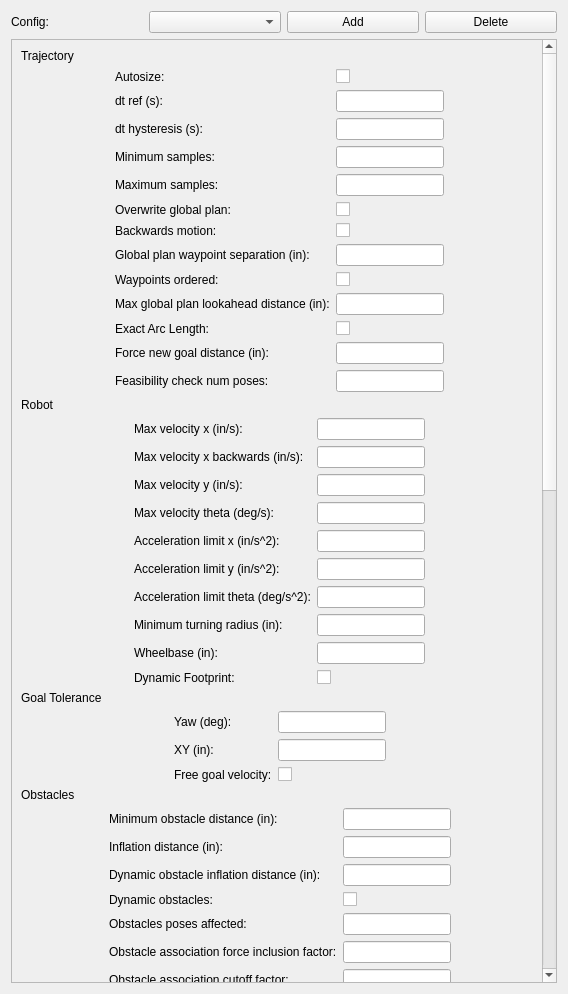
<?xml version="1.0" encoding="UTF-8"?>
<ui version="4.0">
 <class>ConfigWidget</class>
 <widget class="QWidget" name="ConfigWidget">
  <property name="geometry">
   <rect>
    <x>0</x>
    <y>0</y>
    <width>568</width>
    <height>994</height>
   </rect>
  </property>
  <property name="windowTitle">
   <string>Form</string>
  </property>
  <layout class="QVBoxLayout" name="verticalLayout">
   <item>
    <layout class="QHBoxLayout" name="horizontalLayout">
     <item>
      <widget class="QLabel" name="label_58">
       <property name="text">
        <string>Config:</string>
       </property>
      </widget>
     </item>
     <item>
      <widget class="QComboBox" name="config_options"/>
     </item>
     <item>
      <widget class="QPushButton" name="add_config">
       <property name="text">
        <string>Add</string>
       </property>
      </widget>
     </item>
     <item>
      <widget class="QPushButton" name="delete_config">
       <property name="text">
        <string>Delete</string>
       </property>
      </widget>
     </item>
    </layout>
   </item>
   <item>
    <widget class="QScrollArea" name="scrollArea">
     <property name="widgetResizable">
      <bool>true</bool>
     </property>
     <widget class="QWidget" name="scrollAreaWidgetContents">
      <property name="geometry">
       <rect>
        <x>0</x>
        <y>-1256</y>
        <width>534</width>
        <height>2197</height>
       </rect>
      </property>
      <layout class="QVBoxLayout" name="verticalLayout_2">
       <item>
        <widget class="QLabel" name="label">
         <property name="text">
          <string>Trajectory</string>
         </property>
        </widget>
       </item>
       <item>
        <layout class="QFormLayout" name="trajectory_form">
         <property name="fieldGrowthPolicy">
          <enum>QFormLayout::FieldsStayAtSizeHint</enum>
         </property>
         <property name="labelAlignment">
          <set>Qt::AlignLeading|Qt::AlignLeft|Qt::AlignVCenter</set>
         </property>
         <property name="formAlignment">
          <set>Qt::AlignHCenter|Qt::AlignTop</set>
         </property>
         <property name="horizontalSpacing">
          <number>6</number>
         </property>
         <item row="0" column="0">
          <widget class="QLabel" name="label_2">
           <property name="toolTip">
            <string>Enable automatic resizing of the trajectory w.r.t. the\ntemporal resolution (recommended)</string>
           </property>
           <property name="text">
            <string>Autosize:</string>
           </property>
          </widget>
         </item>
         <item row="1" column="0">
          <widget class="QLabel" name="label_3">
           <property name="toolTip">
            <string>Desired temporal resolution of the trajectory (should be in\nthe magnitude of the underlying control rate)</string>
           </property>
           <property name="text">
            <string>dt ref (s):</string>
           </property>
          </widget>
         </item>
         <item row="2" column="0">
          <widget class="QLabel" name="label_4">
           <property name="toolTip">
            <string>Hysteresis for automatic resizing depending on the current\ntemporal resolution (dt): usually 10%  of dt_ref</string>
           </property>
           <property name="text">
            <string>dt hysteresis (s):</string>
           </property>
          </widget>
         </item>
         <item row="3" column="0">
          <widget class="QLabel" name="label_5">
           <property name="toolTip">
            <string>Minimum number of samples (should always be greater than 2)</string>
           </property>
           <property name="text">
            <string>Minimum samples:</string>
           </property>
          </widget>
         </item>
         <item row="4" column="0">
          <widget class="QLabel" name="label_6">
           <property name="toolTip">
            <string>Maximum number of samples</string>
           </property>
           <property name="text">
            <string>Maximum samples:</string>
           </property>
          </widget>
         </item>
         <item row="5" column="0">
          <widget class="QLabel" name="label_7">
           <property name="toolTip">
            <string>Overwrite the orientation of the local subgoals provided\nby the global planner</string>
           </property>
           <property name="text">
            <string>Overwrite global plan:</string>
           </property>
          </widget>
         </item>
         <item row="6" column="0">
          <widget class="QLabel" name="label_8">
           <property name="toolTip">
            <string>If true, the underlying trajectories might be initialized\nwith backwards motion in case the goal is behind the start\n within the local costmap (this is only recommended if the\nrobot is equipped with rear sensors)</string>
           </property>
           <property name="text">
            <string>Backwards motion:</string>
           </property>
          </widget>
         </item>
         <item row="7" column="0">
          <widget class="QLabel" name="label_9">
           <property name="toolTip">
            <string>Minimum separation between two consecutive waypoints from\nthe global plan (if negative: disabled)</string>
           </property>
           <property name="text">
            <string>Global plan waypoint separation (in):</string>
           </property>
          </widget>
         </item>
         <item row="8" column="0">
          <widget class="QLabel" name="label_10">
           <property name="toolTip">
            <string>If true, the planner adheres to the order of the waypoints\nin the storage container</string>
           </property>
           <property name="text">
            <string>Waypoints ordered:</string>
           </property>
          </widget>
         </item>
         <item row="9" column="0">
          <widget class="QLabel" name="label_11">
           <property name="toolTip">
            <string>Specify the maximum length (cumulative Euclidean distances)\nof the subset of the global plan taken into account for\noptimization [if &lt;= 0: disabled; The length is also\nbounded by the local costmap size]</string>
           </property>
           <property name="text">
            <string>Max global plan lookahead distance (in):</string>
           </property>
          </widget>
         </item>
         <item row="10" column="0">
          <widget class="QLabel" name="label_12">
           <property name="toolTip">
            <string>If true, the planner uses the exact arc length in velocity,\nacceleration, and turning rate computations [-&gt; increased\ncpu time], otherwise the euclidean approximation is used</string>
           </property>
           <property name="text">
            <string>Exact Arc Length:</string>
           </property>
          </widget>
         </item>
         <item row="11" column="0">
          <widget class="QLabel" name="label_13">
           <property name="toolTip">
            <string>Reinitialize the trajectory if the previous goal is updated\nwith new goal with a separation more than the given value</string>
           </property>
           <property name="text">
            <string>Force new goal distance (in):</string>
           </property>
          </widget>
         </item>
         <item row="12" column="0">
          <widget class="QLabel" name="label_14">
           <property name="toolTip">
            <string>Specify up to which pose on the predicted plan the feasibility\nshould be checked each sampling interval</string>
           </property>
           <property name="text">
            <string>Feasibility check num poses:</string>
           </property>
          </widget>
         </item>
         <item row="6" column="1">
          <widget class="QCheckBox" name="backwards_motion">
           <property name="text">
            <string/>
           </property>
          </widget>
         </item>
         <item row="5" column="1">
          <widget class="QCheckBox" name="overwrite_global_plan">
           <property name="text">
            <string/>
           </property>
          </widget>
         </item>
         <item row="10" column="1">
          <widget class="QCheckBox" name="exact_arc_length">
           <property name="text">
            <string/>
           </property>
          </widget>
         </item>
         <item row="8" column="1">
          <widget class="QCheckBox" name="waypoints_ordered">
           <property name="text">
            <string/>
           </property>
          </widget>
         </item>
         <item row="11" column="1">
          <widget class="QLineEdit" name="force_new_goal_distance"/>
         </item>
         <item row="12" column="1">
          <widget class="QLineEdit" name="feasibility_check_num_poses"/>
         </item>
         <item row="9" column="1">
          <widget class="QLineEdit" name="max_global_plan_lookahead_distance"/>
         </item>
         <item row="7" column="1">
          <widget class="QLineEdit" name="global_plan_waypoint_separation"/>
         </item>
         <item row="4" column="1">
          <widget class="QLineEdit" name="max_samples"/>
         </item>
         <item row="1" column="1">
          <widget class="QLineEdit" name="dt_ref"/>
         </item>
         <item row="2" column="1">
          <widget class="QLineEdit" name="dt_hysteresis"/>
         </item>
         <item row="3" column="1">
          <widget class="QLineEdit" name="min_samples"/>
         </item>
         <item row="0" column="1">
          <widget class="QCheckBox" name="autosize">
           <property name="text">
            <string/>
           </property>
          </widget>
         </item>
        </layout>
       </item>
       <item>
        <widget class="QLabel" name="label_15">
         <property name="text">
          <string>Robot</string>
         </property>
        </widget>
       </item>
       <item>
        <layout class="QFormLayout" name="robot_form">
         <property name="fieldGrowthPolicy">
          <enum>QFormLayout::FieldsStayAtSizeHint</enum>
         </property>
         <property name="formAlignment">
          <set>Qt::AlignHCenter|Qt::AlignTop</set>
         </property>
         <item row="0" column="0">
          <widget class="QLabel" name="label_16">
           <property name="toolTip">
            <string>Maximum translational velocity of the robot</string>
           </property>
           <property name="text">
            <string>Max velocity x (in/s):</string>
           </property>
          </widget>
         </item>
         <item row="1" column="0">
          <widget class="QLabel" name="label_17">
           <property name="toolTip">
            <string>Maximum translational velocity of the robot for driving backwards</string>
           </property>
           <property name="text">
            <string>Max velocity x backwards (in/s):</string>
           </property>
          </widget>
         </item>
         <item row="2" column="0">
          <widget class="QLabel" name="label_18">
           <property name="toolTip">
            <string>Maximum strafing velocity of the robot (should be zero for\nnon-holonomic robots) @note This should be zero for non-holonomic robots</string>
           </property>
           <property name="text">
            <string>Max velocity y (in/s):</string>
           </property>
          </widget>
         </item>
         <item row="3" column="0">
          <widget class="QLabel" name="label_19">
           <property name="toolTip">
            <string>Maximum angular velocity of the robot</string>
           </property>
           <property name="text">
            <string>Max velocity theta (deg/s):</string>
           </property>
          </widget>
         </item>
         <item row="4" column="0">
          <widget class="QLabel" name="label_20">
           <property name="toolTip">
            <string>Maximum translational acceleration of the robot</string>
           </property>
           <property name="text">
            <string>Acceleration limit x (in/s^2):</string>
           </property>
          </widget>
         </item>
         <item row="5" column="0">
          <widget class="QLabel" name="label_21">
           <property name="toolTip">
            <string>Maximum strafing acceleration of the robot</string>
           </property>
           <property name="text">
            <string>Acceleration limit y (in/s^2):</string>
           </property>
          </widget>
         </item>
         <item row="6" column="0">
          <widget class="QLabel" name="label_22">
           <property name="toolTip">
            <string>Maximum angular acceleration of the robot</string>
           </property>
           <property name="text">
            <string>Acceleration limit theta (deg/s^2):</string>
           </property>
          </widget>
         </item>
         <item row="7" column="0">
          <widget class="QLabel" name="label_23">
           <property name="toolTip">
            <string>Minimum turning radius for Ackerman steering (car-like)\nNote: For differential drive robots this should be zero</string>
           </property>
           <property name="text">
            <string>Minimum turning radius (in):</string>
           </property>
          </widget>
         </item>
         <item row="8" column="0">
          <widget class="QLabel" name="label_24">
           <property name="toolTip">
            <string>The distance between the drive shaft and the steering axle\nNote: Only required for Ackerman steering (car-like)</string>
           </property>
           <property name="text">
            <string>Wheelbase (in):</string>
           </property>
          </widget>
         </item>
         <item row="9" column="0">
          <widget class="QLabel" name="label_25">
           <property name="toolTip">
            <string>If true, updated the footprint before checking trajectory\nfeasibility</string>
           </property>
           <property name="text">
            <string>Dynamic Footprint:</string>
           </property>
          </widget>
         </item>
         <item row="0" column="1">
          <widget class="QLineEdit" name="max_velocity_x"/>
         </item>
         <item row="1" column="1">
          <widget class="QLineEdit" name="max_velocity_x_backwards"/>
         </item>
         <item row="2" column="1">
          <widget class="QLineEdit" name="max_velocity_y"/>
         </item>
         <item row="3" column="1">
          <widget class="QLineEdit" name="max_velocity_theta"/>
         </item>
         <item row="4" column="1">
          <widget class="QLineEdit" name="acceleration_limit_x"/>
         </item>
         <item row="5" column="1">
          <widget class="QLineEdit" name="acceleration_limit_y"/>
         </item>
         <item row="6" column="1">
          <widget class="QLineEdit" name="acceleration_limit_theta"/>
         </item>
         <item row="8" column="1">
          <widget class="QLineEdit" name="wheelbase"/>
         </item>
         <item row="7" column="1">
          <widget class="QLineEdit" name="min_turning_radius"/>
         </item>
         <item row="9" column="1">
          <widget class="QCheckBox" name="dynamic_footprint">
           <property name="text">
            <string/>
           </property>
          </widget>
         </item>
        </layout>
       </item>
       <item>
        <widget class="QLabel" name="label_26">
         <property name="text">
          <string>Goal Tolerance</string>
         </property>
        </widget>
       </item>
       <item>
        <layout class="QFormLayout" name="goal_tolerance_form">
         <property name="fieldGrowthPolicy">
          <enum>QFormLayout::FieldsStayAtSizeHint</enum>
         </property>
         <property name="formAlignment">
          <set>Qt::AlignHCenter|Qt::AlignTop</set>
         </property>
         <item row="0" column="0">
          <widget class="QLabel" name="label_29">
           <property name="toolTip">
            <string>Allowed final orientation error</string>
           </property>
           <property name="text">
            <string>Yaw (deg):</string>
           </property>
          </widget>
         </item>
         <item row="0" column="1">
          <widget class="QLineEdit" name="yaw_goal_tolerance"/>
         </item>
         <item row="1" column="0">
          <widget class="QLabel" name="label_30">
           <property name="toolTip">
            <string>Allowed final euclidean distance to the goal position</string>
           </property>
           <property name="text">
            <string>XY (in):</string>
           </property>
          </widget>
         </item>
         <item row="1" column="1">
          <widget class="QLineEdit" name="xy_goal_tolerance"/>
         </item>
         <item row="2" column="0">
          <widget class="QLabel" name="label_31">
           <property name="toolTip">
            <string>Allows the robot's velocity to be non-zero (usually\nmax_velocity) upon reaching the goal pose</string>
           </property>
           <property name="text">
            <string>Free goal velocity:</string>
           </property>
          </widget>
         </item>
         <item row="2" column="1">
          <widget class="QCheckBox" name="free_goal_velocity">
           <property name="text">
            <string/>
           </property>
          </widget>
         </item>
        </layout>
       </item>
       <item>
        <widget class="QLabel" name="label_27">
         <property name="text">
          <string>Obstacles</string>
         </property>
        </widget>
       </item>
       <item>
        <layout class="QFormLayout" name="obstacles_form">
         <property name="fieldGrowthPolicy">
          <enum>QFormLayout::FieldsStayAtSizeHint</enum>
         </property>
         <property name="formAlignment">
          <set>Qt::AlignHCenter|Qt::AlignTop</set>
         </property>
         <item row="0" column="0">
          <widget class="QLabel" name="label_32">
           <property name="toolTip">
            <string>Minimum desired separation from obstacles</string>
           </property>
           <property name="text">
            <string>Minimum obstacle distance (in):</string>
           </property>
          </widget>
         </item>
         <item row="1" column="0">
          <widget class="QLabel" name="label_34">
           <property name="toolTip">
            <string>Buffer zone around obstacles with non-zero penalty cost\n(should be larger than min_obstacle_distance in order to\ntake effect)</string>
           </property>
           <property name="text">
            <string>Inflation distance (in):</string>
           </property>
          </widget>
         </item>
         <item row="4" column="0">
          <widget class="QLabel" name="label_35">
           <property name="toolTip">
            <string>The obstacles position is attached to the closest pose on\nthe trajectory to reduce computational effort, but take a\nnumber of neighbors into account as well</string>
           </property>
           <property name="text">
            <string>Obstacles poses affected:</string>
           </property>
          </widget>
         </item>
         <item row="3" column="0">
          <widget class="QLabel" name="label_36">
           <property name="toolTip">
            <string>Specify whether the movement of dynamic obstacles should be\npredicted by a constant velocity model.\nNote:If false all obstacles are considered to be static.</string>
           </property>
           <property name="text">
            <string>Dynamic obstacles:</string>
           </property>
          </widget>
         </item>
         <item row="2" column="0">
          <widget class="QLabel" name="label_37">
           <property name="toolTip">
            <string>Buffer zone around predicted locations of dynamic\nobstacles with non-zero penalty costs (should be larger\nmin_obstacle_distance in order to take effect)</string>
           </property>
           <property name="text">
            <string>Dynamic obstacle inflation distance (in):</string>
           </property>
          </widget>
         </item>
         <item row="5" column="0">
          <widget class="QLabel" name="label_38">
           <property name="toolTip">
            <string>The obstacle association technique tries to connect only\nrelevant obstacles with the discretized trajectory during\noptimization, all obstacles within a specified distance are\nforced to be included (as a multiple of min_obstacle_distance),\ne.g. choose 2.0 in order to consider obstacles within a radius\nof 2.0*min_obstacle_dist.</string>
           </property>
           <property name="text">
            <string>Obstacle association force inclusion factor:</string>
           </property>
          </widget>
         </item>
         <item row="6" column="0">
          <widget class="QLabel" name="label_39">
           <property name="toolTip">
            <string>See obstacle_association_force_inclusion_factor, but beyond a\nmultiple of [value]*min_obstacle_dist all obstacles are ignored\nduring optimization.</string>
           </property>
           <property name="text">
            <string>Obstacle association cutoff factor:</string>
           </property>
          </widget>
         </item>
         <item row="0" column="1">
          <widget class="QLineEdit" name="min_obstacle_distance"/>
         </item>
         <item row="1" column="1">
          <widget class="QLineEdit" name="inflation_distance"/>
         </item>
         <item row="2" column="1">
          <widget class="QLineEdit" name="dynamic_obstacle_inflation_distance"/>
         </item>
         <item row="4" column="1">
          <widget class="QLineEdit" name="obstacles_poses_affected"/>
         </item>
         <item row="5" column="1">
          <widget class="QLineEdit" name="obstacle_association_force_inclusion_factor"/>
         </item>
         <item row="6" column="1">
          <widget class="QLineEdit" name="obstacle_association_cutoff_factor"/>
         </item>
         <item row="3" column="1">
          <widget class="QCheckBox" name="include_dynamic_obstacles">
           <property name="text">
            <string/>
           </property>
          </widget>
         </item>
        </layout>
       </item>
       <item>
        <widget class="QLabel" name="label_28">
         <property name="text">
          <string>Optimization</string>
         </property>
        </widget>
       </item>
       <item>
        <layout class="QFormLayout" name="optimization_form">
         <property name="fieldGrowthPolicy">
          <enum>QFormLayout::FieldsStayAtSizeHint</enum>
         </property>
         <property name="formAlignment">
          <set>Qt::AlignHCenter|Qt::AlignTop</set>
         </property>
         <item row="0" column="0">
          <widget class="QLabel" name="label_33">
           <property name="toolTip">
            <string>Number of solver iterations called in each outer loop iterations</string>
           </property>
           <property name="text">
            <string>Number of inner iterations:</string>
           </property>
          </widget>
         </item>
         <item row="1" column="0">
          <widget class="QLabel" name="label_40">
           <property name="toolTip">
            <string>Each outer loop iteration automatically resizes the\ntrajectory and invokes the internal optimizer</string>
           </property>
           <property name="text">
            <string>Number of outer iterations:</string>
           </property>
          </widget>
         </item>
         <item row="6" column="0">
          <widget class="QLabel" name="label_41">
           <property name="toolTip">
            <string>Optimization weight for satisfying the maximum allowed\ntranslational acceleration</string>
           </property>
           <property name="text">
            <string>Acceleration limit x weight:</string>
           </property>
          </widget>
         </item>
         <item row="2" column="0">
          <widget class="QLabel" name="label_42">
           <property name="toolTip">
            <string>Add a small safety margin to penalty functions for\nhard-constraint approximations</string>
           </property>
           <property name="text">
            <string>Penalty epsilon:</string>
           </property>
          </widget>
         </item>
         <item row="3" column="0">
          <widget class="QLabel" name="label_43">
           <property name="toolTip">
            <string>Optimization weight for satisfying the maximum allowed\ntranslational velocity</string>
           </property>
           <property name="text">
            <string>Max velocity x weight:</string>
           </property>
          </widget>
         </item>
         <item row="5" column="0">
          <widget class="QLabel" name="label_44">
           <property name="toolTip">
            <string>Optimization weight for satisfying the maximum allowed\ntranslational acceleration</string>
           </property>
           <property name="text">
            <string>Max velocity theta weight:</string>
           </property>
          </widget>
         </item>
         <item row="4" column="0">
          <widget class="QLabel" name="label_45">
           <property name="toolTip">
            <string>Optimization weight for satisfying the maximum allowed\nstrafing velocity</string>
           </property>
           <property name="text">
            <string>Max velocity y weight:</string>
           </property>
          </widget>
         </item>
         <item row="9" column="0">
          <widget class="QLabel" name="label_46">
           <property name="toolTip">
            <string>Optimization weight for satisfying the non-holonomic-nkinematics</string>
           </property>
           <property name="text">
            <string>Kinematics non-holomic weight:</string>
           </property>
          </widget>
         </item>
         <item row="8" column="0">
          <widget class="QLabel" name="label_47">
           <property name="toolTip">
            <string>Optimization weight for satisfying the maximum allowed\nangular acceleration</string>
           </property>
           <property name="text">
            <string>Acceleration limit theta weight:</string>
           </property>
          </widget>
         </item>
         <item row="7" column="0">
          <widget class="QLabel" name="label_48">
           <property name="toolTip">
            <string>Optimization wieght for satisfying the maximum allowed\nstrafing acceleration</string>
           </property>
           <property name="text">
            <string>Acceleration limit y weight:</string>
           </property>
          </widget>
         </item>
         <item row="10" column="0">
          <widget class="QLabel" name="label_49">
           <property name="toolTip">
            <string>Optimization weight for forcing the robot to choose\nonly forward directions\nNote: Differential drive only</string>
           </property>
           <property name="text">
            <string>Kinematics forward weight:</string>
           </property>
          </widget>
         </item>
         <item row="11" column="0">
          <widget class="QLabel" name="label_50">
           <property name="toolTip">
            <string>Optimization weight for enforcing a minimum turning radius\nNote: Ackerman steering only</string>
           </property>
           <property name="text">
            <string>Kinematics turning radius weight:</string>
           </property>
          </widget>
         </item>
         <item row="12" column="0">
          <widget class="QLabel" name="label_51">
           <property name="toolTip">
            <string>Optimization weight for contracting the trajectory w.r.t.\ntransition time</string>
           </property>
           <property name="text">
            <string>Optimal time weight:</string>
           </property>
          </widget>
         </item>
         <item row="13" column="0">
          <widget class="QLabel" name="label_52">
           <property name="toolTip">
            <string>Optimization weight for satisfying a minimum separation\nfrom obstacles</string>
           </property>
           <property name="text">
            <string>Obstacle weight:</string>
           </property>
          </widget>
         </item>
         <item row="14" column="0">
          <widget class="QLabel" name="label_53">
           <property name="toolTip">
            <string>Optimization weight for the inflation penalty (should be\nsmall)</string>
           </property>
           <property name="text">
            <string>Inflation weight:</string>
           </property>
          </widget>
         </item>
         <item row="15" column="0">
          <widget class="QLabel" name="label_54">
           <property name="toolTip">
            <string>Optimization weight for satisfying the minimum separation\nfrom dynamic obstacles</string>
           </property>
           <property name="text">
            <string>Dynamic obstacle weight:</string>
           </property>
          </widget>
         </item>
         <item row="16" column="0">
          <widget class="QLabel" name="label_55">
           <property name="toolTip">
            <string>Optimization weight for satisfying minimum separation\nfrom dynamic obstacles</string>
           </property>
           <property name="text">
            <string>Dynamic obstacle inflation weight:</string>
           </property>
          </widget>
         </item>
         <item row="17" column="0">
          <widget class="QLabel" name="label_56">
           <property name="toolTip">
            <string>Optimization weight for...</string>
           </property>
           <property name="text">
            <string>Waypoint weight:</string>
           </property>
          </widget>
         </item>
         <item row="18" column="0">
          <widget class="QLabel" name="label_57">
           <property name="toolTip">
            <string>Some special weights (currently the obstacle weight) are\nrepeatedly scaled by this factoring each outer iteration</string>
           </property>
           <property name="text">
            <string>Weight adapt factor:</string>
           </property>
          </widget>
         </item>
         <item row="0" column="1">
          <widget class="QLineEdit" name="num_inner_iterations"/>
         </item>
         <item row="2" column="1">
          <widget class="QLineEdit" name="penalty_epsilon"/>
         </item>
         <item row="1" column="1">
          <widget class="QLineEdit" name="num_outer_iterations"/>
         </item>
         <item row="3" column="1">
          <widget class="QLineEdit" name="max_velocity_x_weight"/>
         </item>
         <item row="4" column="1">
          <widget class="QLineEdit" name="max_velocity_y_weight"/>
         </item>
         <item row="5" column="1">
          <widget class="QLineEdit" name="max_velocity_theta_weight"/>
         </item>
         <item row="6" column="1">
          <widget class="QLineEdit" name="acceleration_limit_x_weight"/>
         </item>
         <item row="7" column="1">
          <widget class="QLineEdit" name="acceleration_limit_y_weight"/>
         </item>
         <item row="8" column="1">
          <widget class="QLineEdit" name="acceleration_limit_theta_weight"/>
         </item>
         <item row="9" column="1">
          <widget class="QLineEdit" name="kinematics_nh_weight"/>
         </item>
         <item row="10" column="1">
          <widget class="QLineEdit" name="kinematics_forward_drive_weight"/>
         </item>
         <item row="11" column="1">
          <widget class="QLineEdit" name="kinematics_turning_radius_weight"/>
         </item>
         <item row="12" column="1">
          <widget class="QLineEdit" name="optimal_time_weight"/>
         </item>
         <item row="14" column="1">
          <widget class="QLineEdit" name="inflation_weight"/>
         </item>
         <item row="13" column="1">
          <widget class="QLineEdit" name="obstacle_weight"/>
         </item>
         <item row="15" column="1">
          <widget class="QLineEdit" name="dynamic_obstacle_weight"/>
         </item>
         <item row="16" column="1">
          <widget class="QLineEdit" name="dynamic_obstacle_inflation_weight"/>
         </item>
         <item row="17" column="1">
          <widget class="QLineEdit" name="waypoint_weight"/>
         </item>
         <item row="18" column="1">
          <widget class="QLineEdit" name="weight_adapt_factor"/>
         </item>
        </layout>
       </item>
       <item>
        <widget class="QLabel" name="label_59">
         <property name="text">
          <string>HCP</string>
         </property>
        </widget>
       </item>
       <item>
        <layout class="QFormLayout" name="hcp_form">
         <item row="0" column="0">
          <widget class="QLabel" name="label_60">
           <property name="text">
            <string>Enable HCP:</string>
           </property>
          </widget>
         </item>
         <item row="1" column="0">
          <widget class="QLabel" name="label_61">
           <property name="text">
            <string>Enable Multithreading:</string>
           </property>
          </widget>
         </item>
         <item row="2" column="0">
          <widget class="QLabel" name="label_62">
           <property name="text">
            <string>Simple Exploration:</string>
           </property>
          </widget>
         </item>
         <item row="3" column="0">
          <widget class="QLabel" name="label_63">
           <property name="text">
            <string>Max Number of Classes:</string>
           </property>
          </widget>
         </item>
         <item row="4" column="0">
          <widget class="QLabel" name="label_67">
           <property name="text">
            <string>Selection Cost Hysteresis:</string>
           </property>
          </widget>
         </item>
         <item row="5" column="0">
          <widget class="QLabel" name="label_66">
           <property name="text">
            <string>Selection Prefer Initial Plan:</string>
           </property>
          </widget>
         </item>
         <item row="6" column="0">
          <widget class="QLabel" name="label_65">
           <property name="text">
            <string>Selection Obstacle Cost Scale:</string>
           </property>
          </widget>
         </item>
         <item row="7" column="0">
          <widget class="QLabel" name="label_64">
           <property name="text">
            <string>Selection Waypoint Cost Scale:</string>
           </property>
          </widget>
         </item>
         <item row="8" column="0">
          <widget class="QLabel" name="label_70">
           <property name="text">
            <string>Selection Alternative Time Cost:</string>
           </property>
          </widget>
         </item>
         <item row="9" column="0">
          <widget class="QLabel" name="label_71">
           <property name="text">
            <string>Roadmap Graph Number of Samples:</string>
           </property>
          </widget>
         </item>
         <item row="10" column="0">
          <widget class="QLabel" name="label_72">
           <property name="text">
            <string>Roadmap Graph Area Width:</string>
           </property>
          </widget>
         </item>
         <item row="11" column="0">
          <widget class="QLabel" name="label_73">
           <property name="text">
            <string>Roadmap Graph Area Length Scale:</string>
           </property>
          </widget>
         </item>
         <item row="12" column="0">
          <widget class="QLabel" name="label_69">
           <property name="text">
            <string>H Signature Prescaler:</string>
           </property>
          </widget>
         </item>
         <item row="13" column="0">
          <widget class="QLabel" name="label_68">
           <property name="text">
            <string>H Signature Threshold:</string>
           </property>
          </widget>
         </item>
         <item row="14" column="0">
          <widget class="QLabel" name="label_76">
           <property name="text">
            <string>Obstacle Keypoint Offset:</string>
           </property>
          </widget>
         </item>
         <item row="15" column="0">
          <widget class="QLabel" name="label_75">
           <property name="text">
            <string>Obstacle Heading Threshold:</string>
           </property>
          </widget>
         </item>
         <item row="16" column="0">
          <widget class="QLabel" name="label_74">
           <property name="text">
            <string>Waypoints All Candidates:</string>
           </property>
          </widget>
         </item>
         <item row="0" column="1">
          <widget class="QCheckBox" name="enable_hcp">
           <property name="text">
            <string/>
           </property>
          </widget>
         </item>
         <item row="1" column="1">
          <widget class="QCheckBox" name="enable_mt">
           <property name="text">
            <string/>
           </property>
          </widget>
         </item>
         <item row="2" column="1">
          <widget class="QCheckBox" name="simple_exploration">
           <property name="text">
            <string/>
           </property>
          </widget>
         </item>
         <item row="8" column="1">
          <widget class="QCheckBox" name="selection_alternative_time_cost">
           <property name="text">
            <string/>
           </property>
          </widget>
         </item>
         <item row="16" column="1">
          <widget class="QCheckBox" name="waypoint_all_candidates">
           <property name="text">
            <string/>
           </property>
          </widget>
         </item>
         <item row="3" column="1">
          <widget class="QLineEdit" name="max_number_classes"/>
         </item>
         <item row="5" column="1">
          <widget class="QLineEdit" name="selection_prefer_initial_plan"/>
         </item>
         <item row="4" column="1">
          <widget class="QLineEdit" name="selection_cost_hysteresis"/>
         </item>
         <item row="6" column="1">
          <widget class="QLineEdit" name="selection_obstacle_cost_scale"/>
         </item>
         <item row="7" column="1">
          <widget class="QLineEdit" name="selection_waypoint_cost_scale"/>
         </item>
         <item row="9" column="1">
          <widget class="QLineEdit" name="roadmap_graph_no_samples"/>
         </item>
         <item row="12" column="1">
          <widget class="QLineEdit" name="h_signature_prescaler"/>
         </item>
         <item row="11" column="1">
          <widget class="QLineEdit" name="roadmap_graph_area_length_scale"/>
         </item>
         <item row="10" column="1">
          <widget class="QLineEdit" name="roadmap_graph_area_width"/>
         </item>
         <item row="14" column="1">
          <widget class="QLineEdit" name="obstacle_keypoint_offset"/>
         </item>
         <item row="13" column="1">
          <widget class="QLineEdit" name="h_signature_threshold"/>
         </item>
         <item row="15" column="1">
          <widget class="QLineEdit" name="obstacle_heading_threshold"/>
         </item>
        </layout>
       </item>
      </layout>
     </widget>
    </widget>
   </item>
  </layout>
 </widget>
 <resources/>
 <connections/>
</ui>
